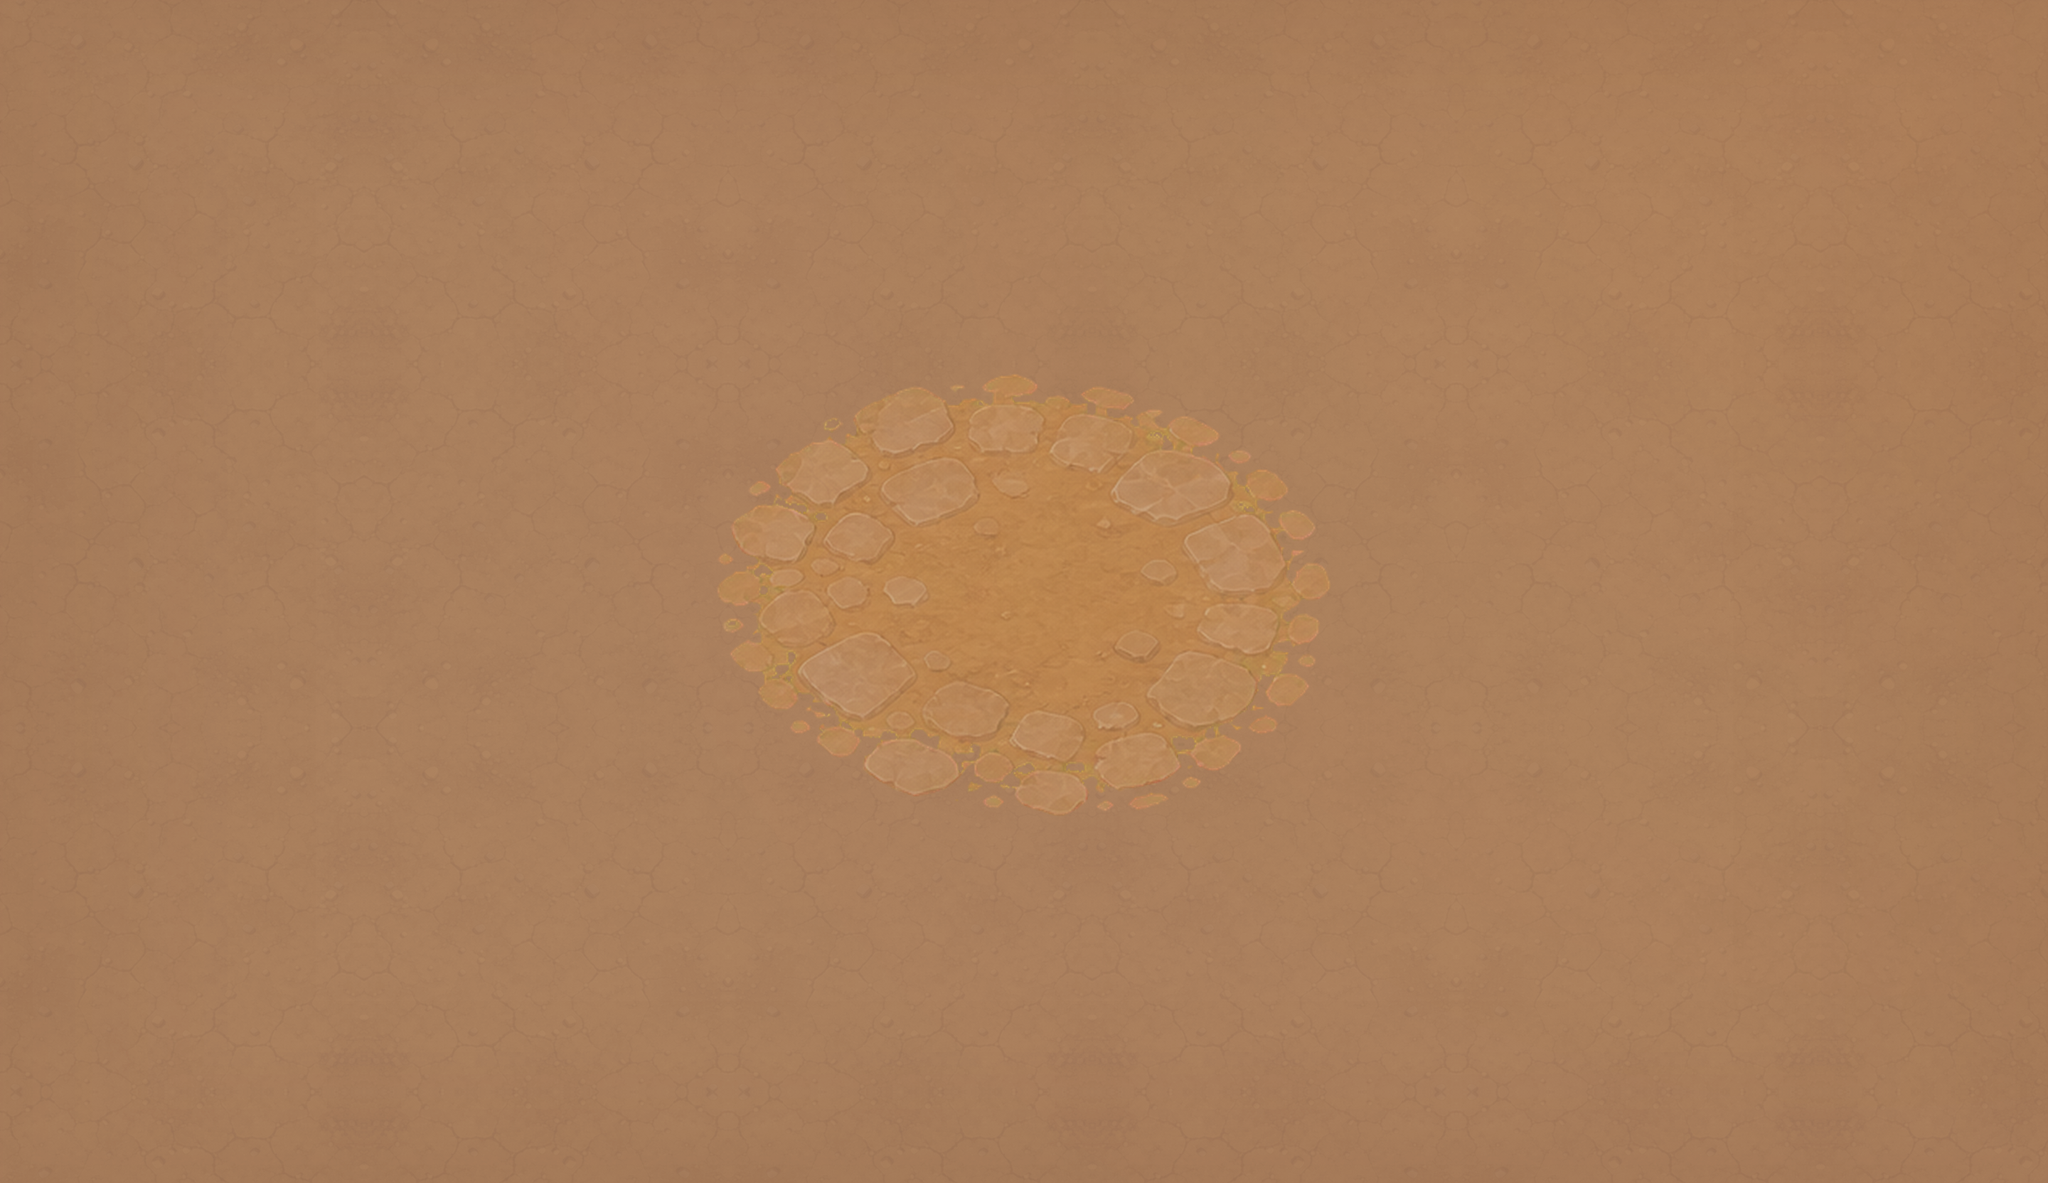

Tiled map render using the project's own tile images. Description and the map definition, with tile-layer contents summarised, below:
An orthogonal 45x26 tile map with 64x64 px tiles, 1 tile layer (Ground tiles), 3 tilesets, 3 image layers and 31 objects (20x CourtyardAsset, 5x Collider, 2x EnemySpawn, Initial position, PlayerSpawn, ...).

<map version="1.10" tiledversion="1.12.2" orientation="orthogonal" renderorder="right-down" width="45" height="26" tilewidth="64" tileheight="64" infinite="0" backgroundcolor="#a95f2f" nextlayerid="10" nextobjectid="412">
 <properties>
  <property name="cameraMode" value="two_axis_scrolling" />
  <property name="designHeight" type="int" value="1664" />
  <property name="designWidth" type="int" value="2880" />
  <property name="playerHeight" type="int" value="184" />
  <property name="playerWidth" type="int" value="160" />
 </properties>
 <tileset firstgid="1" source="tilesets/oath_courtyard_ground.tsx" />
 <tileset firstgid="257" source="tilesets/oath_courtyard_decals.tsx" />
 <tileset firstgid="263" source="tilesets/oath_courtyard_objects.tsx" />
 <layer id="1" name="Ground tiles" width="45" height="26" locked="1">
  <properties>
   <property name="role" value="ground" />
  </properties>
  <data>[1170 cells, 1170 non-empty, 256 distinct tile ids]</data>
 </layer>
 <objectgroup id="2" name="Ground decals">
  <object id="1" name="Flagstones west" type="CourtyardAsset" gid="258" x="420" y="720" width="640" height="288" rotation="-10" />
  <object id="2" name="Flagstones east" type="CourtyardAsset" gid="2147483906" x="2460" y="750" width="640" height="288" rotation="8" />
  <object id="3" name="Pebble scatter" type="CourtyardAsset" gid="259" x="1480" y="1430" width="320" height="224" />
  <object id="4" name="Dust scuff" type="CourtyardAsset" gid="260" x="1180" y="880" width="384" height="224" rotation="15" />
 </objectgroup>
 <imagelayer id="3" name="Arena ring image overlay" opacity="0.44" offsetx="800" offsety="390">
  <image source="image_layers/arena_ring_overlay_1280x896.png" width="1280" height="896" />
  <properties>
   <property name="role" value="image_overlay" />
  </properties>
 </imagelayer>
 <objectgroup id="4" name="Reusable props">
  <object id="100" name="Northwest ruined wall" type="CourtyardAsset" gid="263" x="72" y="410" width="832" height="320" />
  <object id="101" name="Oath monument" type="CourtyardAsset" gid="264" x="2380" y="420" width="360" height="384" />
  <object id="102" name="Southwest rock cluster" type="CourtyardAsset" gid="268" x="100" y="1510" width="256" height="160" />
  <object id="103" name="Southeast rock cluster" type="CourtyardAsset" gid="2147483916" x="2360" y="1510" width="256" height="160" />
  <object id="104" name="West boulder" type="CourtyardAsset" gid="269" x="30" y="920" width="160" height="176" />
  <object id="105" name="East boulder" type="CourtyardAsset" gid="2147483917" x="2723.33" y="892" width="160" height="176" />
  <object id="106" name="Southwest shrub" type="CourtyardAsset" gid="271" x="35" y="1390" width="184" height="136" />
  <object id="107" name="Southeast shrub" type="CourtyardAsset" gid="2147483919" x="2520" y="1580" width="184" height="136" />
  <object id="108" name="North wall shrub" type="CourtyardAsset" gid="270" x="610" y="405" width="128" height="104" />
  <object id="109" name="Monument shrub" type="CourtyardAsset" gid="2147483918" x="2610" y="420" width="128" height="104" />
  <object id="110" name="Southwest grass" type="CourtyardAsset" gid="273" x="210" y="1605" width="224" height="120" />
  <object id="111" name="Southeast grass" type="CourtyardAsset" gid="2147483921" x="2290" y="1600" width="224" height="120" />
  <object id="112" name="North grass" type="CourtyardAsset" gid="272" x="1060" y="150" width="112" height="104" />
  <object id="113" name="Northeast grass" type="CourtyardAsset" gid="2147483920" x="2050" y="180" width="112" height="104" />
  <object id="114" name="West grass" type="CourtyardAsset" gid="272" x="20" y="780" width="112" height="104" />
  <object id="115" name="East grass" type="CourtyardAsset" gid="2147483920" x="2740" y="760" width="112" height="104" />
 </objectgroup>
 <objectgroup color="#ff3b30" draworder="index" id="5" name="Collision">
  <object id="300" name="Northwest wall collision" type="Collider" x="125" y="330" width="700" height="55" />
  <object id="301" name="Monument collision" type="Collider" x="2450" y="360" width="220" height="55" />
  <object id="302" name="Southwest rocks collision" type="Collider" x="130" y="1460" width="210" height="50">
   <ellipse />
  </object>
  <object id="303" name="Southeast rocks collision" type="Collider" x="2390" y="1460" width="210" height="50">
   <ellipse />
  </object>
  <object id="403" name="West boulder collision" type="Collider" x="35" y="859" width="163" height="61">
   <ellipse />
  </object>
  <object id="408" x="2717.33" y="832" width="160.667" height="61.3333">
   <ellipse />
  </object>
 </objectgroup>
 <objectgroup id="9" name="Initial position" class="Initial position">
  <object id="411" name="boss_1" type="Initial position" x="2344" y="768">
   <point />
  </object>
 </objectgroup>
 <objectgroup color="#32d74b" draworder="index" id="6" name="Gameplay points" visible="0">
  <object id="350" name="Player spawn" type="PlayerSpawn" x="1440" y="1020">
   <point />
  </object>
  <object id="351" name="Enemy spawn west" type="EnemySpawn" x="980" y="760">
   <point />
  </object>
  <object id="352" name="Enemy spawn east" type="EnemySpawn" x="1940" y="760">
   <point />
  </object>
  <object id="353" name="Camera bounds" type="CameraBounds" x="64" y="64" width="2752" height="1536" />
 </objectgroup>
 <imagelayer id="7" name="Warm light" opacity="0.22">
  <image source="image_layers/warm_light_overlay_2880x1664.png" width="2880" height="1664" />
  <properties>
   <property name="role" value="lighting" />
  </properties>
 </imagelayer>
 <imagelayer id="8" name="Edge vignette" opacity="0.35">
  <image source="image_layers/edge_vignette_overlay_2880x1664.png" width="2880" height="1664" />
  <properties>
   <property name="role" value="lighting" />
  </properties>
 </imagelayer>
</map>
